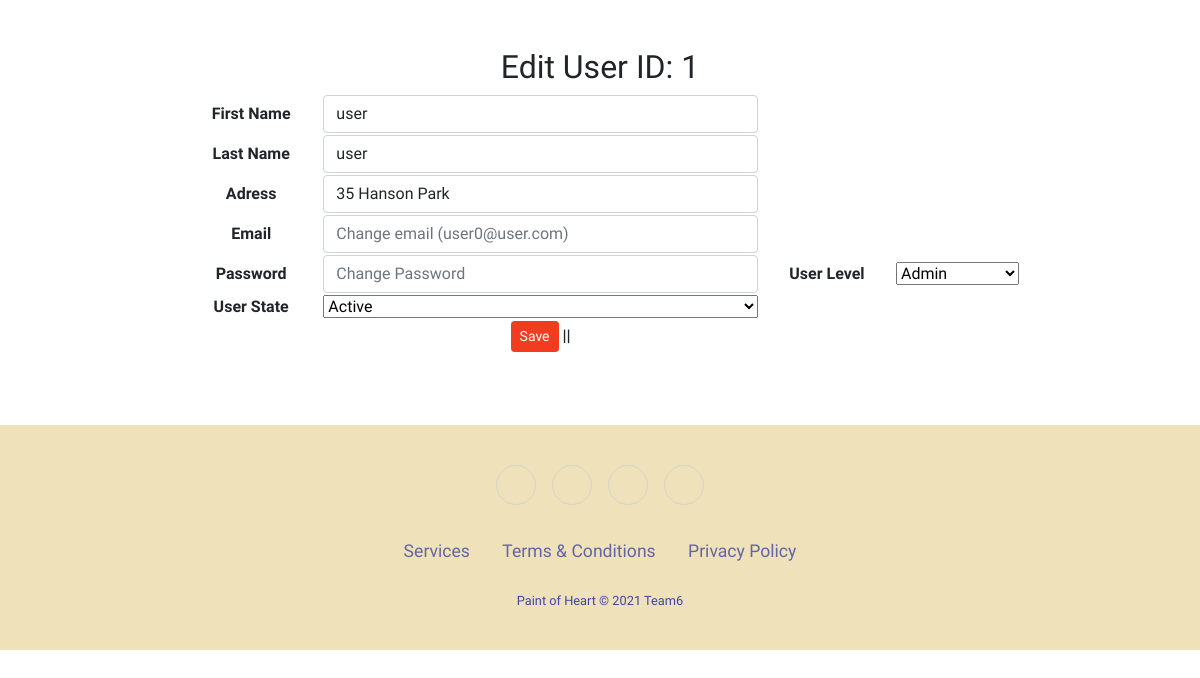
The page /WF-BackEnd-6_deploy/actions/user_edit.php?userId=1 on the database as committed earlier.
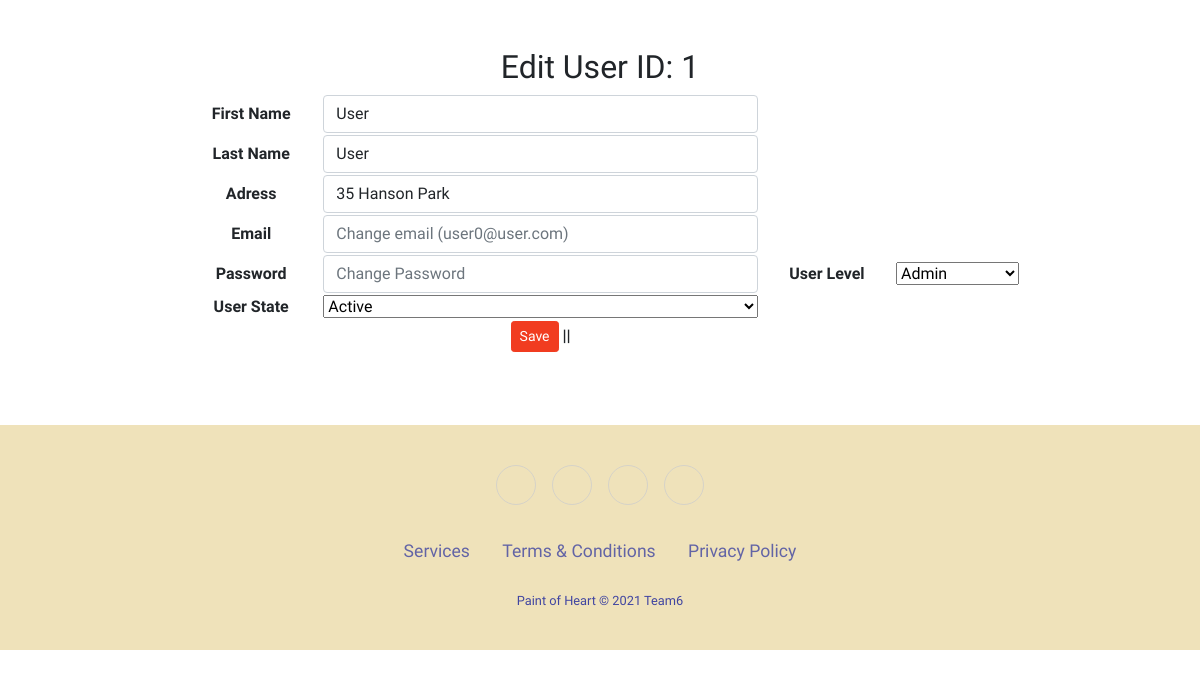
The same page on the database as committed later.
### tables this page shows
CREATE TABLE `user` (
  `id` int(11) NOT NULL,
  `f_name` varchar(50) NOT NULL,
  `l_name` varchar(50) NOT NULL,
  `address` varchar(100) NOT NULL,
  `email` varchar(50) NOT NULL,
  `password` varchar(255) NOT NULL,
  `user_state` int(1) NOT NULL DEFAULT 1,
  `user_level` int(1) NOT NULL DEFAULT 0
);

### WF-BackEnd-6_deploy/classes/database.class.php (called while the page is built, shortened)
<?php
Class Database{
    public $host   = "";
    public $user   = "";
    public $pass   = "";
    public $dbname = "";
    public $link;
    private function connectDB(){
    $this->link = new mysqli($this->host, $this->user, $this->pass,
    $this->dbname);
    mysqli_set_charset($this->link, "utf8");
    }
   public function select($query){
     $result = $this->link->query($query) or
      die($this->link->error.__LINE__);
     if($result->num_rows > 0){
       return $result;
     } else {
       return false;
     }
    }
   }
?>

### WF-BackEnd-6_deploy/classes/user.class.php (called while the page is built, shortened)
<?php
  class User{
    private $db;
	 	public function __construct(){
	      $this->db = new Database();
	    }
	 public function getUserById($id){
	 	$query = "SELECT * FROM `user` WHERE `id` = '$id' ";
	 	$selected_row = $this->db->select($query);
	 	return $selected_row;
	 }
 }
?>

### WF-BackEnd-6_deploy/actions/user_edit.php (the view, shortened to what this page needs)
<?php
include '../classes/autoload.php' ;
    $userObj = new User();
if ($_GET['userId']) {
    $id = $_GET['userId'];
    $getData = $userObj->getUserById($id);
    if ($getData) {
        $user = $getData->fetch_assoc();
    } else {
        header("location: user_list.php");
    }
} else {
    header("location: ../home.php");
}
 ?>
<!DOCTYPE html>
<html lang="en">
<head>
    <?php include_once '../components/boot.php';?>
	<link rel="stylesheet" href="../components/style.css">
</head>
<body>
    <div class="grid_10">
    <div class="box round first grid">
        <h2>Edit User ID: <?php echo $user['id']; ?></h2>
        <form name="user_edit" method="post" action="">
        <table class="form">
            <tr>
                <td>
                    <label>First Name</label>
                </td>
                <td>
                <input type="text" name="f_name" class="form-control" placeholder="first name" required="" value="<?php echo $user['f_name'] ?>">
                </td>
            </tr>
            <tr>
                <td>
                    <label>Last Name</label>
                </td>
                <td>
                <input type="text" name="l_name" class="form-control" placeholder="last name" required="" value="<?php echo $user['l_name'] ?>">
                </td>
            </tr>
            <tr>
                <td>
                    <label>Adress</label>
                </td>
                <td>
                <input type="text" name="address" class="form-control" placeholder="address" required="" value="<?php echo $user['address'] ?>">
                </td>
            </tr>
            <tr>
                <td>
                    <label>Email</label>
                </td>
                <td>
                <input type="text" name="email" class="form-control" placeholder="Change email (<?php
                if (isset($updateUser) && !is_array($updateUser) && strlen($email)>0) {
                            echo $email;
                        } else {
                            echo $user['email'];
                        }
                ?>)">
                </td>
            </tr>
            <tr>
                <td>
                    <label>Password</label>
                </td>
                <td>
                <input type="text" name="password" class="form-control" placeholder="Change Password">
                    <td>
                    <label>User Level</label>
                    </td>
                    <td>
                            <select id="select" name="user_level" style="width:100%">
                            <option value=1 <?php
                            if(isset($_SESSION['adm'])){
                                if ($user['user_level']  == 1) {echo 'selected';};
                            }else{
                                if ($user['user_level']  == 0) {echo 'selected';};
                            }
                            ?>>Admin</option>
                            </select>
                    </td>
                </tr>
                    <td>
                    <label>User State</label>
                    </td>
                    <td>
                    <select id="select" name="user_state" style="width:100%">
                        <option value=1 <?php if ($user['user_state']  == 1) {echo 'selected';}; ?>>Active</option>
                </select>
                    </td>
                <tr>
                <td></td>
                    <td>
                    <input type="submit" name="submit" class="btn btn-sm save-btn" value="Save">  ||
                    </td>
                </tr>
        </table>
        </form>
    </div>
</div>
<?php include '../components/footer.php';?>
</body>
</html>

Rows that differ between the two databases and show on the page:
changed user "35 Hanson Park": f_name "user" → "User"; l_name "user" → "User"
